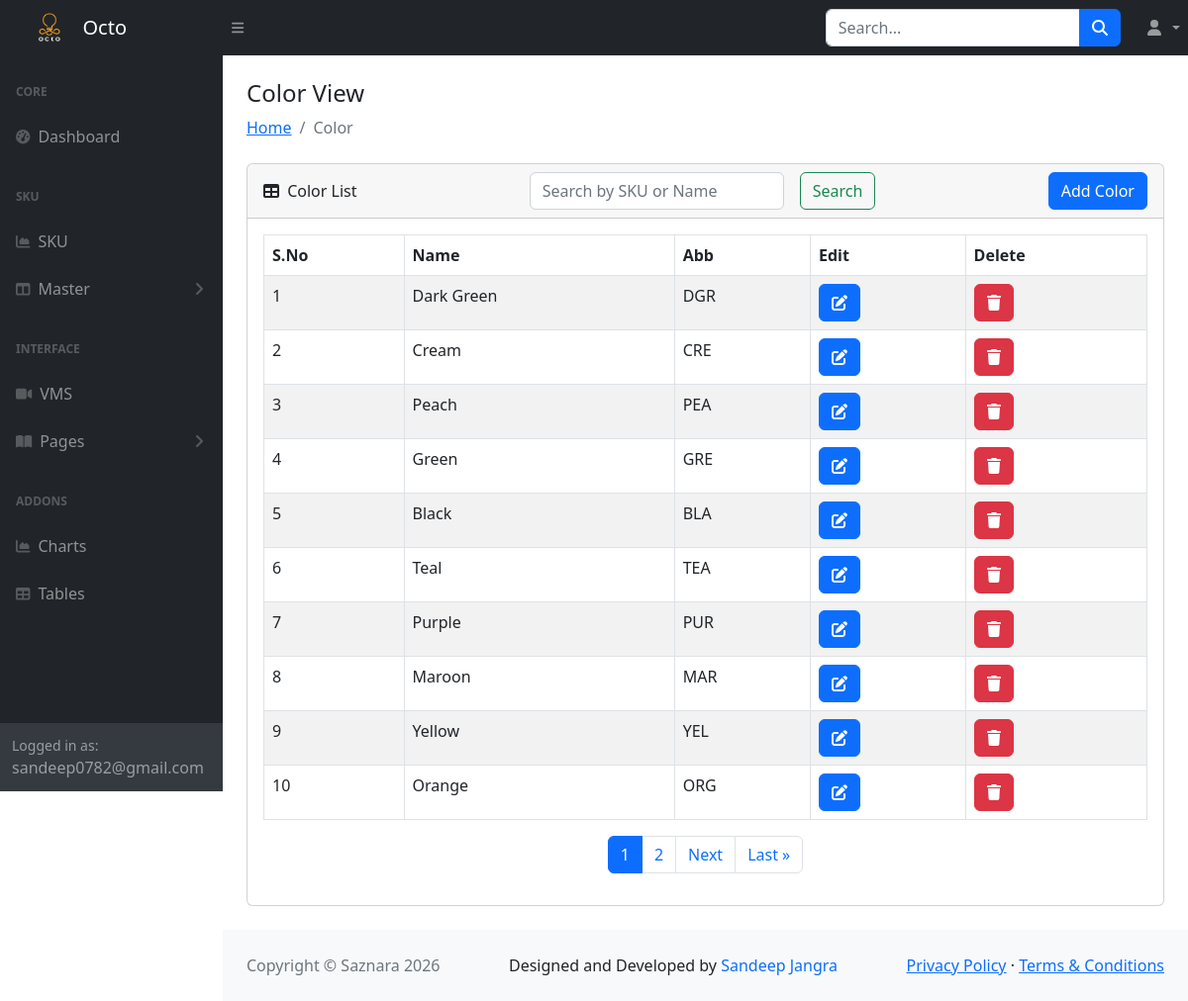
/view_color/ (signed in), run on the app's committed database.
### main/models.py (models this page shows, shortened)
class Color(models.Model):
    color = models.CharField(max_length=100, unique=True, null=True, blank=True)
    abb = models.CharField(max_length=3, null=True, blank=True)

### main/views.py (the view)
# urls.py: path('view_color/', View__Color, name='view_color'),
@login_required
def View__Color(request):
    search_query = request.GET.get('search', '').strip()
    color_list = Color.objects.all().order_by('-id')
    if search_query:
        color_list = color_list.filter(color=search_query)
    paginator = Paginator(color_list, 10)  # Show 10 products per page
    page = request.GET.get('page')
    try:
        color = paginator.page(page)
    except PageNotAnInteger:
        color = paginator.page(1)
    except EmptyPage:
        color = paginator.page(paginator.num_pages)
    d = {'color': color, 'search_query':search_query}  # Pass the search query to the template
    return render(request, 'bag/color/view_color.html', d)

### accounts/models.py (called while the page is built)
    @property
    def is_profile_complete(self):
        return all([
            self.user.email,
            self.company,
            self.mobile_no,
            self.address,
            self.pin,
            self.image,
        ])

### templates/bag/color/view_color.html (shortened to what this page needs)
{% extends 'base/main.html' %}
{% block content %}
<div class="container-fluid px-4">
    <h4 class="mt-4">Color View</h4>
    <ol class="breadcrumb mb-4">
        <li class="breadcrumb-item"><a href="">Home</a></li>
        <li class="breadcrumb-item active">Color</li>
    </ol>
    <div class="card mb-4">
        <div class="card-header d-flex justify-content-between align-items-center">
            <div>
                <i class="fas fa-table me-1"></i>
                Color List
            </div>
            <div>
                <form method="GET" class="d-flex align-items-center gap-2" role="search">
                    <input class="form-control me-2" type="search" name="search" value="{{ search_query }}"
                        placeholder="Search by SKU or Name" aria-label="Search">
                    <button class="btn btn-outline-success" type="submit">Search</button>
                </form>
            </div>
            <a href="{% url 'add_color' %}" class="btn btn-primary">Add Color</a>
        </div>
        <div class="card-body">
            <table id="datatablesSimple" class="table table-striped table-bordered">
                <thead>
                    <tr>
                        <th>S.No</th>
                        <th>Name</th>
                        <th>Abb</th>
                        <th>Edit</th>
                        <th>Delete</th>
                    </tr>
                </thead>
                <tbody>
                    {% for i in color %}
                    <tr>
                        <td>{{ forloop.counter }}</td>
                        <td>{{ i.color }}</td>
                        <td>{{ i.abb }}</td>
                        <td>
                            <a class="btn btn-primary" href="{% url 'change_color' i.id %}" aria-label="Edit brand">
                                <i class="fas fa-edit"></i>
                            </a>
                        </td>
                        <td>
                            <a class="btn btn-danger" href="{% url 'delete_color' i.id %}" aria-label="Delete brand">
                                <i class="fas fa-trash"></i>
                            </a>
                        </td>
                    </tr>
                    {% endfor %}
                </tbody>
            </table>
            <nav aria-label="Page navigation">
                <ul class="pagination justify-content-center">
                    {% for page_num in color.paginator.page_range %}
                    {% if page_num >= color.number|add:-2 and page_num <= color.number|add:2 %}
                    <li class="page-item {% if page_num == color.number %}active{% endif %}">
                        <a class="page-link" href="?page={{ page_num }}&search={{ search_query }}">{{ page_num }}</a>
                    </li>
                    {% endif %}
                    {% endfor %}
                    {% if color.has_next %}
                    <li class="page-item">
                        <a class="page-link" href="?page={{ color.next_page_number }}&search={{ search_query }}">Next</a>
                    </li>
                    <li class="page-item">
                        <a class="page-link" href="?page={{ color.paginator.num_pages }}&search={{ search_query }}">Last &raquo;</a>
                    </li>
                    {% endif %}
                </ul>
            </nav>
        </div>
    </div>
</div>
{% endblock content %}

### templates/base/main.html (shortened to what this page needs)
<!DOCTYPE html>
<html lang="en">
    {% load static %}
    <head>
        <link href="https://cdn.jsdelivr.net/npm/simple-datatables@7.1.2/dist/style.min.css" rel="stylesheet" />
        <link href="{% static 'css/styles.css' %}" rel="stylesheet" />
    </head>
    <body class="sb-nav-fixed">
        {% include 'base/navbar.html' %}
        <div id="layoutSidenav">
            {% include 'base/sidebar.html' %}
            <div id="layoutSidenav_content">
                <main>
                    {% block content %}
                    {% endblock content %}
                </main>
                {% include 'base/footer.html' %}
            </div>
        </div>
    </body>
</html>

### templates/base/navbar.html (shortened to what this page needs)
{% load static %}
<nav class="sb-topnav navbar navbar-expand navbar-dark bg-dark">
    <a class="navbar-brand ps-3 d-flex align-items-center" href="/">
        <img src="{% static 'images/oct.png' %}" alt="Saznara" style="height:45px; width:auto;">
        <span>Octo</span>
    </a>
    <button class="btn btn-link btn-sm order-1 order-lg-0 me-3" id="sidebarToggle">
        <i class="fas fa-bars"></i>
    </button>
    <div class="ms-auto d-flex align-items-center">
        <form class="d-none d-md-inline-block me-3">
            <div class="input-group">
                <input class="form-control" type="text" placeholder="Search..." aria-label="Search">
                <button class="btn btn-primary" type="button">
                    <i class="fas fa-search"></i>
                </button>
            </div>
        </form>
        <ul class="navbar-nav">
            <li class="nav-item dropdown">
                <a class="nav-link dropdown-toggle" id="navbarDropdown" href="#" role="button" data-bs-toggle="dropdown"
                    aria-expanded="false">
                    <i class="fas fa-user fa-fw"></i>
                </a>
            </li>
        </ul>
    </div>
</nav>

### templates/base/sidebar.html (shortened to what this page needs)
<div id="layoutSidenav_nav">
    <nav class="sb-sidenav accordion sb-sidenav-dark" id="sidenavAccordion">
        <div class="sb-sidenav-menu">
            <div class="nav">
                <div class="sb-sidenav-menu-heading">Core</div>
                <a class="nav-link" href="/">
                    <div class="sb-nav-link-icon"><i
                            class="fas fa-tachometer-alt"></i></div>
                    Dashboard
                </a>
                <div class="sb-sidenav-menu-heading">SKU</div>
                <a class="nav-link" href="{% url 'view_sku' %}">
                    <div class="sb-nav-link-icon"><i
                            class="fas fa-chart-area"></i></div>
                    SKU
                </a>
                <a class="nav-link collapsed" href="#" data-bs-toggle="collapse"
                    data-bs-target="#bag" aria-expanded="false"
                    aria-controls="bag">
                    <div class="sb-nav-link-icon"><i
                            class="fas fa-columns"></i></div>
                    Master
                    <div class="sb-sidenav-collapse-arrow"><i
                            class="fas fa-angle-down"></i></div>
                </a>
                <div class="sb-sidenav-menu-heading">Interface</div>
                <a class="nav-link" href="{% url 'view_vms' %}">
                    <div class="sb-nav-link-icon"><i class="fa fa-video-camera" aria-hidden="true"></i></div>
                    VMS
                </a>
                <a class="nav-link collapsed" href="#" data-bs-toggle="collapse"
                    data-bs-target="#collapsePages" aria-expanded="false"
                    aria-controls="collapsePages">
                    <div class="sb-nav-link-icon"><i
                            class="fas fa-book-open"></i></div>
                    Pages
                    <div class="sb-sidenav-collapse-arrow"><i
                            class="fas fa-angle-down"></i></div>
                </a>
                <div class="sb-sidenav-menu-heading">Addons</div>
                <a class="nav-link" href="charts.html">
                    <div class="sb-nav-link-icon"><i
                            class="fas fa-chart-area"></i></div>
                    Charts
                </a>
                <a class="nav-link" href="tables.html">
                    <div class="sb-nav-link-icon"><i
                            class="fas fa-table"></i></div>
                    Tables
                </a>
            </div>
        </div>
        <div class="sb-sidenav-footer">
            <div class="small">Logged in as:</div>
            {{request.user}}
        </div>
    </nav>
</div>

### templates/base/footer.html
<footer class="py-4 bg-light mt-auto">
    <div class="container-fluid px-4">
        <div class="d-flex flex-column flex-md-row align-items-center justify-content-between text-center text-md-start gap-2">
            <div class="text-muted order-1">
                Copyright &copy; Saznara 2026
            </div>
            <div class="order-3 order-md-2">
                Designed and Developed by
                <a href="https://www.linkedin.com/in/sandeep-kumar-182b8a23a/"
                   target="_blank"
                   class="text-primary text-decoration-none">
                    Sandeep Jangra
                </a>
            </div>
            <div class="order-2 order-md-3">
                <a href="#">Privacy Policy</a>
                &middot;
                <a href="#">Terms &amp; Conditions</a>
            </div>
        </div>
    </div>
</footer>

### data on the page
Color: color "Dark Green", abb "DGR"
Color: color "Cream", abb "CRE"
Color: color "Peach", abb "PEA"
Color: color "Green", abb "GRE"
Color: color "Black", abb "BLA"
Color: color "Teal", abb "TEA"
Color: color "Purple", abb "PUR"
Color: color "Maroon", abb "MAR"
Color: color "Yellow", abb "YEL"
Color: color "Orange", abb "ORG"

### other printed values
{{ request.user }} "sandeep0782@gmail.com"
{{ page_num }} "1" "2"
